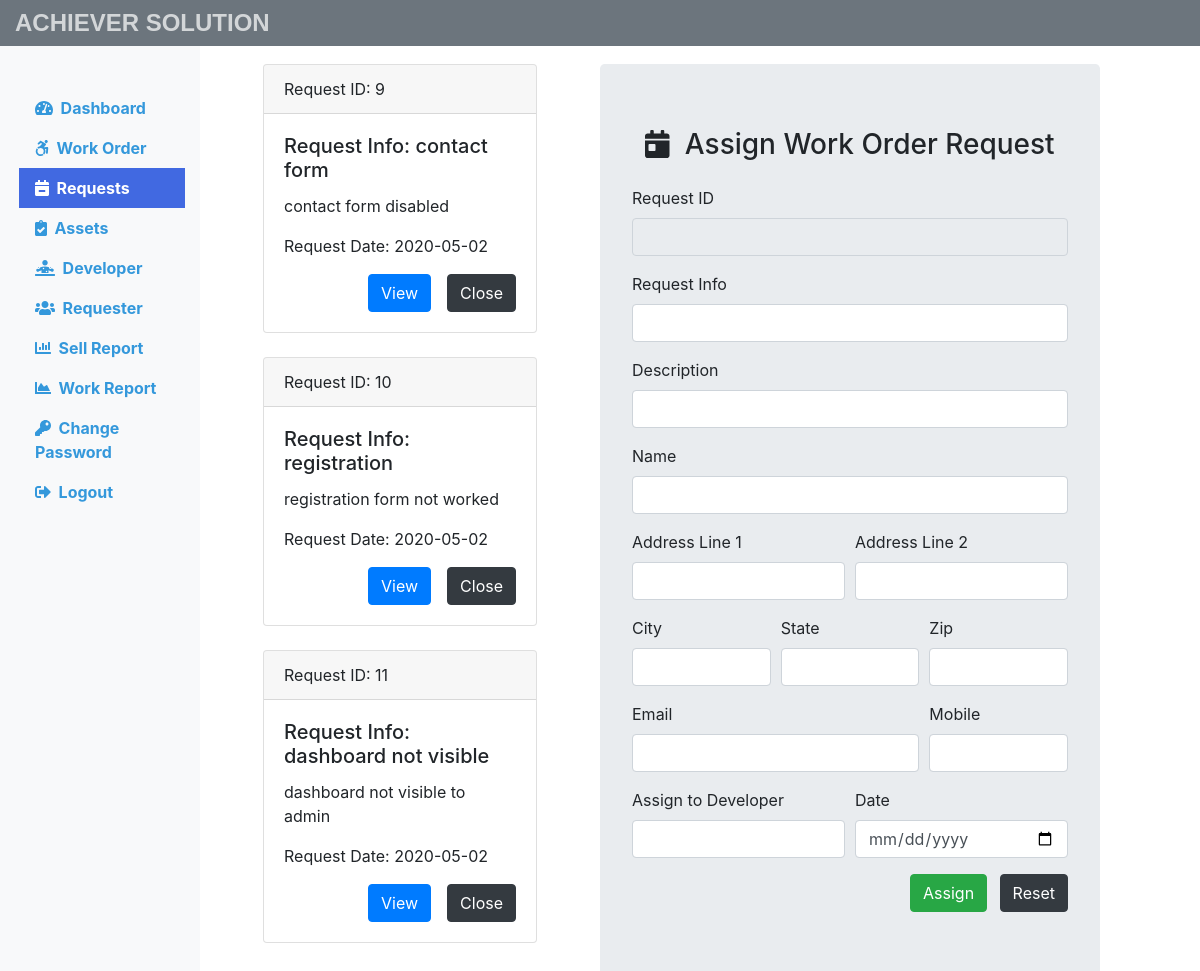
Screenshot of /Admin/request.php (signed in) with the database file from the repository.
### tables this page shows
CREATE TABLE `submitrequest` (
  `request_id` int(11) NOT NULL,
  `request_info` text NOT NULL,
  `request_desc` text NOT NULL,
  `requester_name` varchar(60) NOT NULL,
  `requester_add1` text NOT NULL,
  `requester_add2` text NOT NULL,
  `requester_city` varchar(60) NOT NULL,
  `requester_state` varchar(60) NOT NULL,
  `requester_zip` int(11) NOT NULL,
  `requester_email` varchar(60) NOT NULL,
  `requester_mobile` bigint(20) NOT NULL,
  `request_date` date NOT NULL
);

### Admin/request.php (the view, shortened to what this page needs)
<?php
include('includes/header.php');
include('../dbconnection.php');
?>
<div class="col-sm-4 mb-5 ">
	<?php
		$sql = "SELECT request_id, request_info, request_desc, request_date FROM submitrequest";
		$result = $conn->query($sql);
		if ($result->num_rows > 0) {
			while($row = $result->fetch_assoc()){
				echo '<div class="card mt-4 mx-5">';
					echo '<div class="card-header">';
						echo 'Request ID: '. $row['request_id'];
					echo '</div>';
					echo '<div class="card-body">';
						echo '<h5 class="card-title">Request Info: '. $row['request_info'];
						echo '</h5>';
						 echo '<p class="card-text">'. $row['request_desc'];
						 echo '</p>';
						 echo '<p class="card-text">Request Date: '. $row['request_date'];
						 echo '</p>';
					echo '<div class="float-right">';
					 echo '<form action="" method="POST">';
					  echo '<input type="submit" class="btn btn-primary mr-3" value="View" name="view">';
					  echo '<input type="submit" class="btn btn-dark" value="Close" name="close">';
					 echo '</form>';
					echo '</div>';
					echo '</div>';
				echo '</div>';
			}
		}
	?>
</div>
<?php
include('assignworkform.php');
include('includes/footer.php');
?>

### css/custom.css (style rules this page uses)
html { scroll-behavior: smooth; transition: .4s ease all; }

### rows the page displays
submitrequest: request_id "9", request_info "contact form", request_desc "contact form disabled", request_date "2020-05-02"
submitrequest: request_id "10", request_info "registration", request_desc "registration form not worked", request_date "2020-05-02"
submitrequest: request_id "11", request_info "dashboard not visible", request_desc "dashboard not visible to admin", request_date "2020-05-02"
